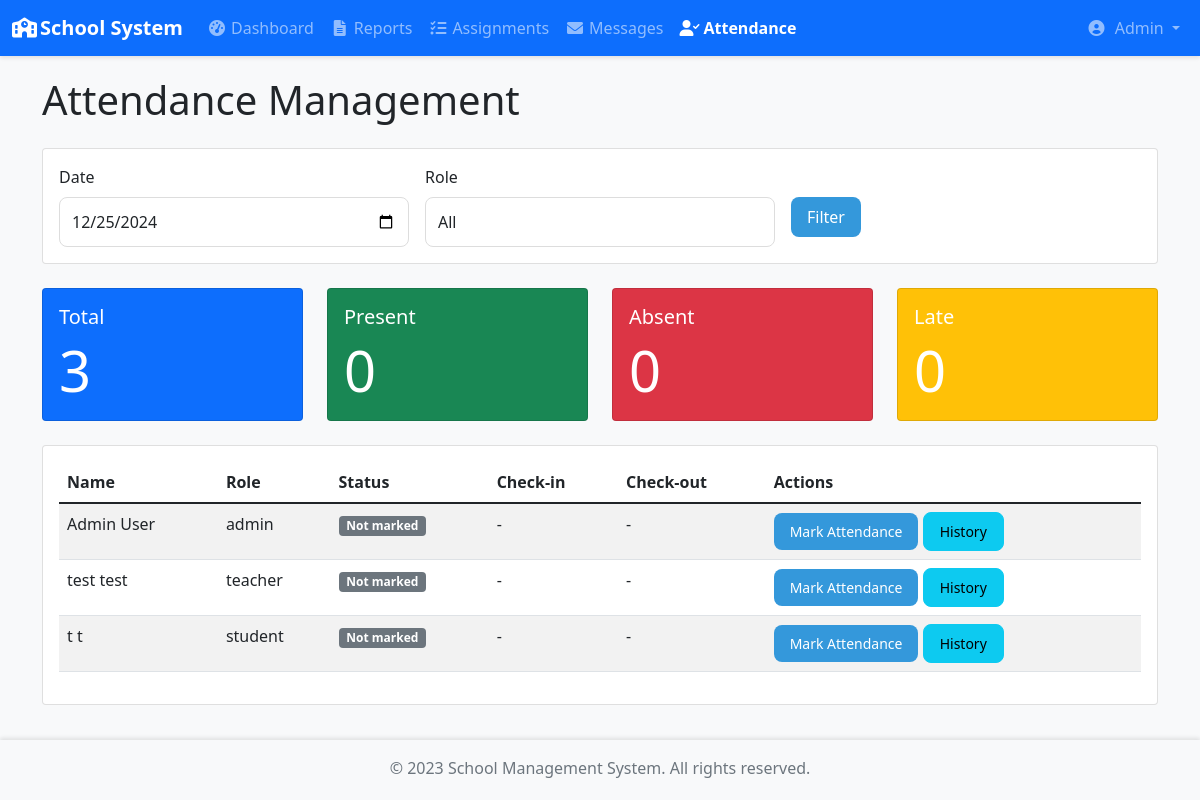
Before: /admin/attendance (signed in) with the older database file.
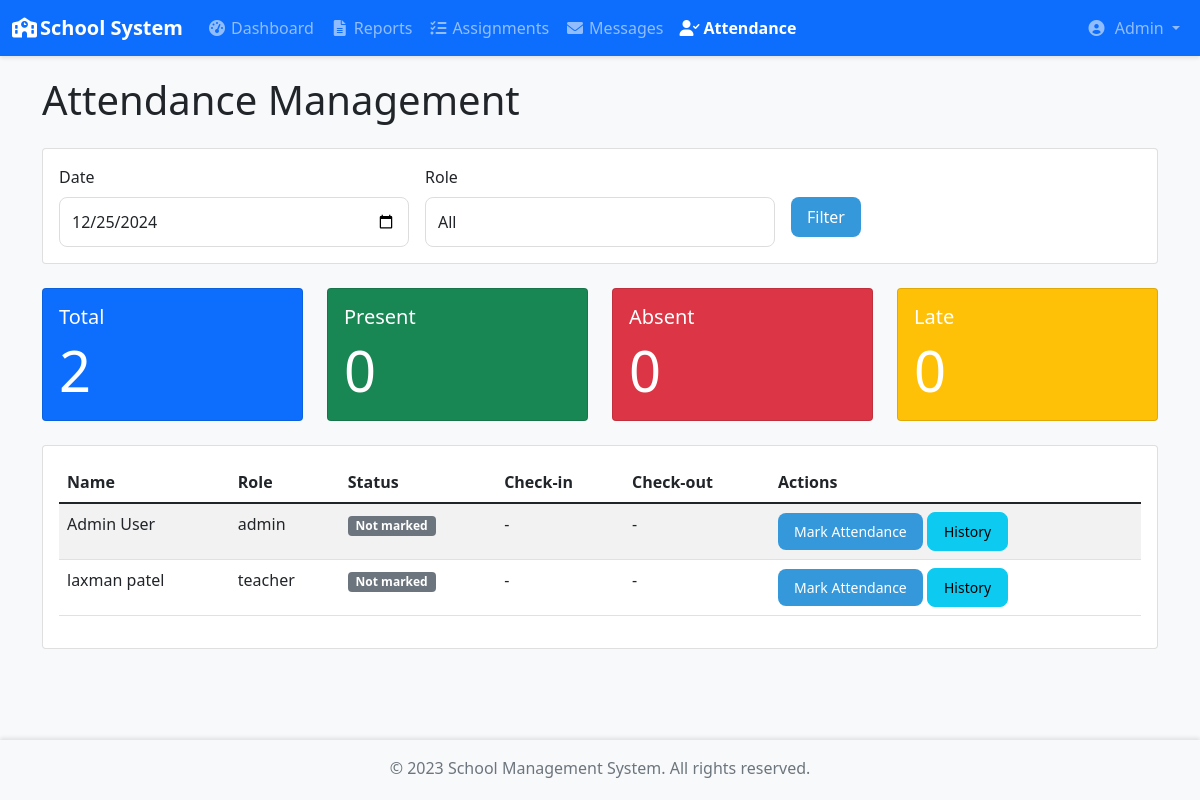
After: the same page with the newer database file.
### app/models/user.py (models this page shows, shortened)
class User(UserMixin, db.Model):
    id = db.Column(db.Integer, primary_key=True)
    username = db.Column(db.String(64), unique=True, nullable=False)
    email = db.Column(db.String(120), unique=True, nullable=False)
    password_hash = db.Column(db.String(128))
    role = db.Column(db.String(20), nullable=False)  # 'admin', 'teacher', 'student'
    created_at = db.Column(db.DateTime, default=datetime.utcnow)
    is_active = db.Column(db.Boolean, default=True)
    first_name = db.Column(db.String(64))
    last_name = db.Column(db.String(64))

### app/blueprints/admin.py (the view)
@admin.route('/admin/attendance')
@login_required
@admin_required
def view_attendance():
    date = request.args.get('date', datetime.now().date())
    if isinstance(date, str):
        date = datetime.strptime(date, '%Y-%m-%d').date()
    role = request.args.get('role', 'all')
    attendance_records = Attendance.get_attendance_by_date(date, role)
    users_query = User.query.filter_by(is_active=True)
    if role != 'all':
        users_query = users_query.filter_by(role=role)
    users = users_query.all()
    total_users = len(users)
    present_users = len([a for a in attendance_records if a.status == 'present'])
    absent_users = len([a for a in attendance_records if a.status == 'absent'])
    late_users = len([a for a in attendance_records if a.status == 'late'])
    return render_template('admin/attendance.html',
                         date=date,
                         role=role,
                         attendance_records=attendance_records,
                         users=users,
                         stats={
                             'total': total_users,
                             'present': present_users,
                             'absent': absent_users,
                             'late': late_users
                         })

### app/__init__.py (called while the page is built)
def create_app():
    app = Flask(__name__)
    app.config.from_object(Config)
    db.init_app(app)
    login_manager.init_app(app)
    migrate.init_app(app, db)
    login_manager.login_view = 'auth.login'
    login_manager.login_message_category = 'info'
    from app.models.user import User
    @login_manager.user_loader
    def load_user(user_id):
        return User.query.get(int(user_id))
    from app.blueprints.auth import auth
    from app.blueprints.admin import admin
    from app.blueprints.teacher import teacher
    from app.blueprints.student import student
    app.register_blueprint(auth)
    app.register_blueprint(admin)
    app.register_blueprint(teacher)
    app.register_blueprint(student)
    @app.route('/')
    def index():
        return redirect(url_for('auth.login'))
    return app

### app/blueprints/admin.py (called while the page is built)
def admin_required(f):
    @wraps(f)
    def decorated_function(*args, **kwargs):
        if not current_user.is_authenticated or current_user.role != 'admin':
            flash('You need to be an admin to access this page.', 'danger')
            return redirect(url_for('auth.login'))
        return f(*args, **kwargs)
    return decorated_function

### app/models/attendance.py (called while the page is built)
    @staticmethod
    def get_attendance_by_date(date, role=None):
        from app.models.user import User  # Import here to avoid circular imports
        query = Attendance.query
        if role:
            query = query.join(User, Attendance.user_id == User.id)
            query = query.filter(User.role == role)
        query = query.filter(Attendance.date == date)
        return query.all()

### app/templates/admin/attendance.html (shortened to what this page needs)
{% extends "base.html" %}
{% block content %}
<div class="container">
    <h1 class="mb-4">Attendance Management</h1>
    <div class="card mb-4">
        <div class="card-body">
            <form method="GET" class="row g-3">
                <div class="col-md-4">
                    <label class="form-label">Date</label>
                    <input type="date" class="form-control" name="date"
                           value="{{ date.strftime('%Y-%m-%d') }}">
                </div>
                <div class="col-md-4">
                    <label class="form-label">Role</label>
                    <select class="form-control" name="role">
                        <option value="all" {% if role == 'all' %}selected{% endif %}>All</option>
                    </select>
                </div>
                <div class="col-md-4">
                    <label class="form-label">&nbsp;</label>
                    <button type="submit" class="btn btn-primary d-block">Filter</button>
                </div>
            </form>
        </div>
    </div>
    <div class="row mb-4">
        <div class="col-md-3">
            <div class="card bg-primary text-white">
                <div class="card-body">
                    <h5 class="card-title">Total</h5>
                    <p class="card-text display-4">{{ stats.total }}</p>
                </div>
            </div>
        </div>
        <div class="col-md-3">
            <div class="card bg-success text-white">
                <div class="card-body">
                    <h5 class="card-title">Present</h5>
                    <p class="card-text display-4">{{ stats.present }}</p>
                </div>
            </div>
        </div>
        <div class="col-md-3">
            <div class="card bg-danger text-white">
                <div class="card-body">
                    <h5 class="card-title">Absent</h5>
                    <p class="card-text display-4">{{ stats.absent }}</p>
                </div>
            </div>
        </div>
        <div class="col-md-3">
            <div class="card bg-warning text-white">
                <div class="card-body">
                    <h5 class="card-title">Late</h5>
                    <p class="card-text display-4">{{ stats.late }}</p>
                </div>
            </div>
        </div>
    </div>
    <div class="card">
        <div class="card-body">
            <div class="table-responsive">
                <table class="table table-striped">
                    <thead>
                        <tr>
                            <th>Name</th>
                            <th>Role</th>
                            <th>Status</th>
                            <th>Check-in</th>
                            <th>Check-out</th>
                            <th>Actions</th>
                        </tr>
                    </thead>
                    <tbody>
                        {% for user in users %}
                        {% set attendance = attendance_records|selectattr('user_id', 'equalto', user.id)|first %}
                        <tr>
                            <td>{{ user.first_name }} {{ user.last_name }}</td>
                            <td>{{ user.role }}</td>
                            <td>
                                {% if attendance %}
                                    <span class="badge bg-{{ {
                                        'present': 'success',
                                        'absent': 'danger',
                                        'late': 'warning'
                                    }[attendance.status] }}">
                                        {{ attendance.status }}
                                    </span>
                                {% else %}
                                    <span class="badge bg-secondary">Not marked</span>
                                {% endif %}
                            </td>
                            <td>{{ attendance.check_in_time.strftime('%H:%M') if attendance and attendance.check_in_time else '-' }}</td>
                            <td>{{ attendance.check_out_time.strftime('%H:%M') if attendance and attendance.check_out_time else '-' }}</td>
                            <td>
                                <button type="button" class="btn btn-sm btn-primary"
                                        data-bs-toggle="modal"
                                        data-bs-target="#markAttendanceModal"
                                        data-user-id="{{ user.id }}"
                                        data-user-name="{{ user.first_name }} {{ user.last_name }}">
                                    Mark Attendance
                                </button>
                                <a href="{{ url_for('admin.user_attendance', user_id=user.id) }}"
                                   class="btn btn-sm btn-info">History</a>
                            </td>
                        </tr>
                        {% endfor %}
                    </tbody>
                </table>
            </div>
        </div>
    </div>
</div>
{% endblock %}

### app/templates/base.html (shortened to what this page needs)
<!DOCTYPE html>
<html lang="en">
<head>
    <link href="https://cdn.jsdelivr.net/npm/bootstrap@5.1.3/dist/css/bootstrap.min.css" rel="stylesheet">
    <link rel="stylesheet" href="https://cdnjs.cloudflare.com/ajax/libs/font-awesome/6.0.0/css/all.min.css">
    <link rel="stylesheet" href="{{ url_for('static', filename='css/base.css') }}">
    {% if current_user.is_authenticated %}
        {% if current_user.role == 'admin' %}
            <link rel="stylesheet" href="{{ url_for('static', filename='css/admin.css') }}">
        {% elif current_user.role == 'teacher' %}
            <link rel="stylesheet" href="{{ url_for('static', filename='css/teacher.css') }}">
        {% elif current_user.role == 'student' %}
            <link rel="stylesheet" href="{{ url_for('static', filename='css/student.css') }}">
        {% endif %}
        {% if request.endpoint.startswith('admin.view_attendance') %}
        <link rel="stylesheet" href="{{ url_for('static', filename='css/attendance.css') }}">
        {% endif %}
    {% endif %}
</head>
<body>
    <nav class="navbar navbar-expand-lg navbar-dark bg-primary fixed-top">
        <div class="container-fluid">
            <a class="navbar-brand" href="#">
                <i class="fas fa-school me-2"></i>School System
            </a>
            <div class="collapse navbar-collapse" id="navbarNav">
                {% if current_user.is_authenticated %}
                    {% if current_user.role == 'admin' %}
                        <ul class="navbar-nav me-auto">
                            <li class="nav-item">
                                <a class="nav-link {% if request.endpoint == 'admin.dashboard' %}active{% endif %}"
                                   href="{{ url_for('admin.dashboard') }}">
                                    <i class="fas fa-tachometer-alt me-1"></i>Dashboard
                                </a>
                            </li>
                            <li class="nav-item">
                                <a class="nav-link {% if request.endpoint == 'admin.reports' %}active{% endif %}"
                                   href="{{ url_for('admin.view_reports') }}">
                                    <i class="fas fa-file-alt me-1"></i>Reports
                                </a>
                            </li>
                            <li class="nav-item">
                                <a class="nav-link {% if request.endpoint == 'admin.assignments' %}active{% endif %}"
                                   href="{{ url_for('admin.assignments') }}">
                                    <i class="fas fa-tasks me-1"></i>Assignments
                                </a>
                            </li>
                            <li class="nav-item">
                                <a class="nav-link {% if request.endpoint == 'admin.messages' %}active{% endif %}"
                                   href="{{ url_for('admin.messages') }}">
                                    <i class="fas fa-envelope me-1"></i>Messages
                                </a>
                            <li class="nav-item">
                               <a class="nav-link {% if request.endpoint == 'admin.view_attendance' %}active{% endif %}"
                               href="{{ url_for('admin.view_attendance') }}">
                                <i class="fas fa-user-check me-1"></i>Attendance
                                </a>
                            </li>
                                </li>
                        </ul>
                    {% endif %}
                    <ul class="navbar-nav ms-auto">
                        <li class="nav-item dropdown">
                            <a class="nav-link dropdown-toggle" href="#" id="navbarDropdown"
                               data-bs-toggle="dropdown">
                                <i class="fas fa-user-circle me-1"></i>
                                {{ current_user.first_name }}
                            </a>
                        </li>
                    </ul>
                {% endif %}
            </div>
        </div>
    </nav>
    <main class="content-wrapper">
        {% block content %}{% endblock %}
    </main>
    <footer class="footer mt-auto py-3 bg-light">
        <div class="container text-center">
            <span class="text-muted">© 2023 School Management System. All rights reserved.</span>
        </div>
    </footer>
</body>
</html>

### app/static/css/base.css (style rules this page uses)
:root { --navbar-height: 56px; --footer-height: 60px; }
body { min-height: 100vh; display: flex; flex-direction: column; padding-top: var(--navbar-height); }
.content-wrapper { flex: 1; padding: 20px; background-color: #f8f9fa; }
.navbar { box-shadow: 0 2px 4px rgba(0,0,0,0.1); }
.navbar-brand { font-weight: 600; }
.nav-link { padding: 0.5rem 1rem; transition: color 0.2s; }
.nav-link.active { font-weight: 600; }
.footer { box-shadow: 0 -2px 4px rgba(0,0,0,0.1); height: var(--footer-height); }
.fas { width: 20px; text-align: center; }

### app/static/css/admin.css (style rules this page uses)
:root { --primary-color: #2c3e50; --secondary-color: #34495e; --accent-color: #3498db; --success-color: #2ecc71; --warning-color: #f1c40f; --danger-color: #e74c3c; --light-gray: #f5f6fa; --dark-gray: #2d3436; }
body { background-color: var(--light-gray); }
.form-control { border-radius: 8px; border: 1px solid #ddd; padding: 0.75rem; }
.btn { border-radius: 8px; padding: 0.5rem 1rem; transition: all 0.3s ease; }
.btn-primary { background-color: var(--accent-color); border: none; }

Changed rows visible on the page:
removed User: first_name "test", last_name "test", role "teacher", check_in_time "-", check_out_time "-"
removed User: first_name "t", last_name "t", role "student", check_in_time "-", check_out_time "-"
added User: first_name "laxman", last_name "patel", role "teacher", check_in_time "-", check_out_time "-"
Other visible differences:
{{ stats.total }}: "3" → "2"
